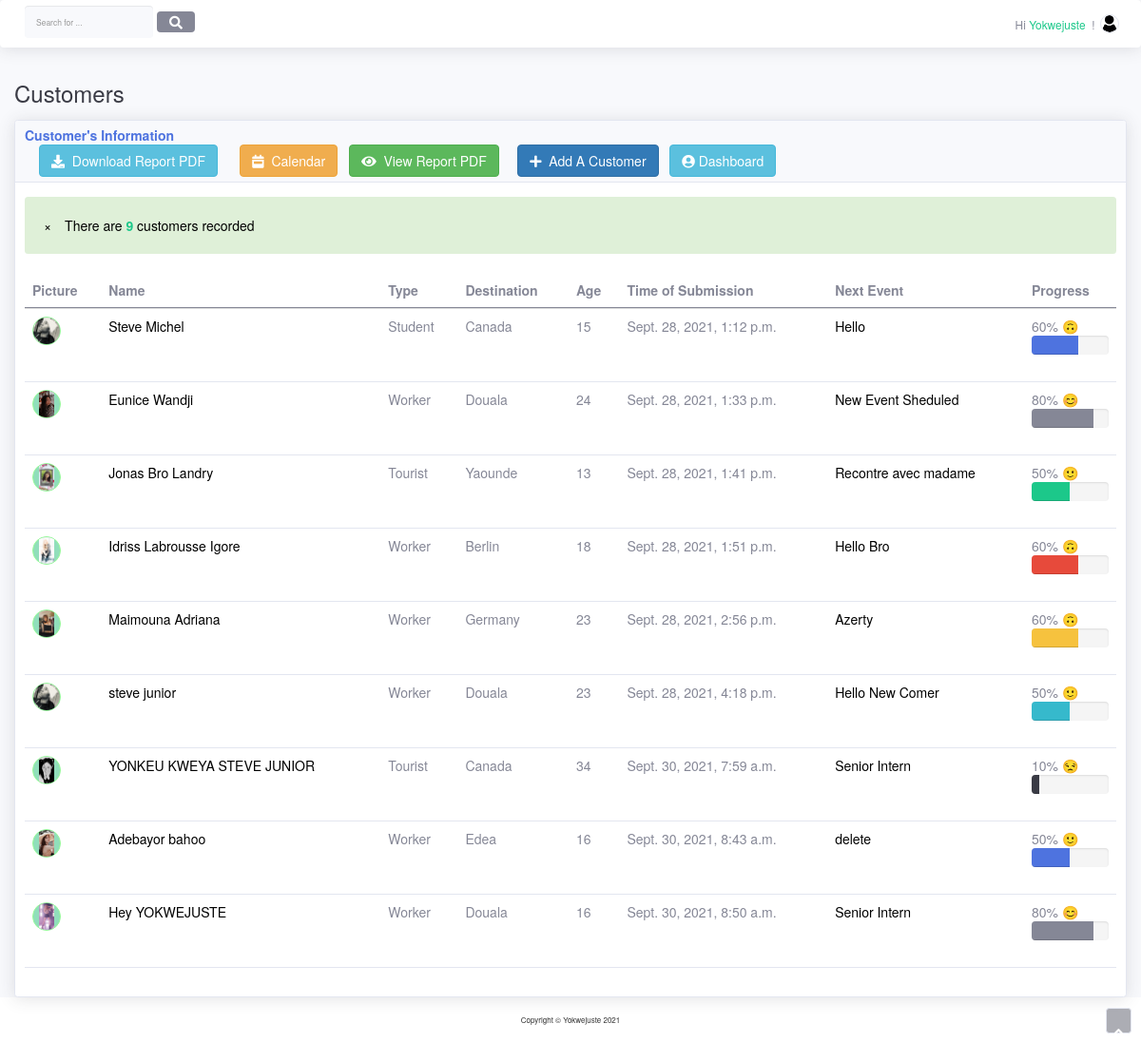
The app's page /preview/ (signed in), older data.
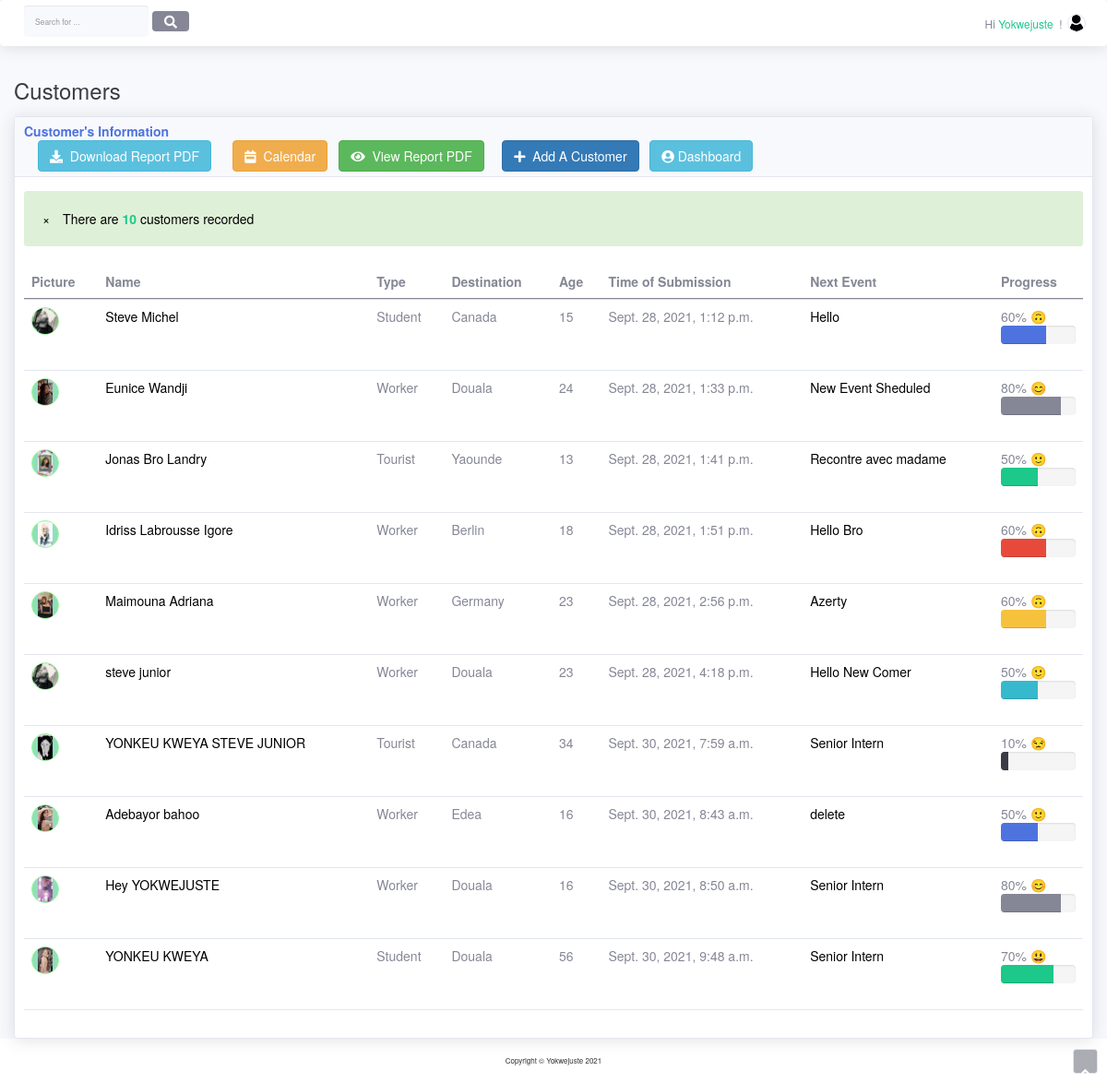
The same page, newer data.
### records/models.py (models this page shows, shortened)
class GoCustomerRegistration(models.Model):
    name = models.CharField(max_length=300, verbose_name='Full name')
    email = models.EmailField(null=False)
    type = models.CharField(max_length=20, verbose_name='Customer Type')
    destination = models.CharField(max_length=30, null=False, verbose_name='Destination')
    time_of_submission = models.DateTimeField(auto_now_add=True, null=False, verbose_name=' Submit Time')
    phone_number = models.IntegerField(verbose_name='Phone number')
    age = models.IntegerField(verbose_name="Age", null=False)
    photo = models.ImageField(max_length=10000, verbose_name='Customer Picture',
                              null=False, upload_to='customers/profiles/')
    documents = models.FileField(upload_to='%Y/customers/documents/')
    class Meta:
        ordering = ["time_of_submission"]
        verbose_name = "Customer Registration"
        verbose_name_plural = "Customers Registration"

class Event(models.Model):
    customer = models.OneToOneField(GoCustomerRegistration,
                                    primary_key=True,
                                    unique=True,
                                    verbose_name='Customer\'s name',
                                    on_delete=models.CASCADE, )
    title = models.CharField(max_length=200)
    description = models.TextField()
    start_time = models.DateTimeField()
    end_time = models.DateTimeField()
    def __str__(self):
        return self.title

class GoCustomerStatus(models.Model):
    name = models.OneToOneField(GoCustomerRegistration,
                                max_length=300, verbose_name='Full name',
                                on_delete=models.CASCADE, primary_key=True,
                                null=False,
                                )
    value = models.IntegerField(verbose_name='Level', null=False, primary_key=False)
    class Meta:
        verbose_name_plural = 'Customers Status'
        verbose_name = 'Customer\'s Status'

### records/views.py (the view)
# urls.py: path('preview/', preview, name='preview'),
@login_required
def preview(request):
    global half
    detail = GoCustomerRegistration.objects.all()
    go = GoCustomerRegistration.objects.all()
    arr = GoCustomerStatus.objects.all()
    next_event = Event.objects.all()
    hey_d = ['primary', 'secondary',
             'success', 'danger', 'warning', 'info', 'dark'
             ]
    hey_p = hey_d * 400
    listing = zip(detail, arr, next_event, hey_p)
    conf_o = {
        'list': listing,
        'detail': detail,
        'event': next_event,
        'cost': go,
    }
    return render(request, 'customers_preview.html', conf_o)

### templates/customers_preview.html (shortened to what the changed rows need)
<!DOCTYPE html>
{% load static %}
<html lang="en">
<head>
    <link rel="stylesheet" href="{% static 'bootstrap/css/bootstrap.min.css' %}">
    <link rel="stylesheet" href="https://maxcdn.bootstrapcdn.com/bootstrap/3.4.1/css/bootstrap.min.css">
    <link rel="stylesheet" href="{% static 'fonts/fontawesome-all.min.css' %}">
    <link rel="stylesheet" href="{% static 'fonts/font-awesome.min.css' %}">
    <link rel="stylesheet" href="{% static 'fonts/fontawesome5-overrides.min.css' %}">
    <link rel="stylesheet" href="https://cdnjs.cloudflare.com/ajax/libs/font-awesome/4.7.0/css/font-awesome.min.css">
</head>
<body id="page-top">
<div id="wrapper">
    <div class="d-flex flex-column" id="content-wrapper">
        <div id="content">
            <div class="container-fluid">
                <div class="card shadow">
                    <div class="card-body">
                        <div class="table-responsive table mt-2" id="dataTable" role="grid"
                             aria-describedby="dataTable_info">
                            <table class="table my-0" id="dataTable">
                                <thead>
                                <tr>
                                    <th>Picture</th>
                                    <th>Name</th>
                                    <th>Type</th>
                                    <th>Destination</th>
                                    <th>Age</th>
                                    <th>Time of Submission</th>
                                    <th>Next Event</th>
                                    <th>Progress</th>
                                </tr>
                                </thead>
                                <tbody>
                                {% if list %}
                                    <div class="content-center">
                                        <div class="text-black
                                        border-0 rounded
                                         relative alert alert-success"
                                             id="success-alert"
                                        >
                                            <span
                                                    class="inline-block text-center" style="top: 20%">
                                                There {% if detail.count == 1 %}is{% else %}are{% endif %}
                                                {% if detail.count == 0 %}
                                                    <b class="text-danger">{{ detail.count }}</b>
                                                {% else %}
                                                    <b class="text-success">{{ detail.count }}</b>
                                                {% endif %} customers recorded
                                        </span>
                                        </div>
                                    </div>
                                    {% for item1, item2, item3, item4 in list %}
                                        <tr>
                                        <td>
                                            <img class="rounded-circle me-2"
                                                 style="object-fit: contain;
                                                     background-color:#91debb; border:1px solid palegreen;"
                                                 id="myImg"
                                                 onclick="onClick(this)"
                                                 alt=""
                                                 width="30" height="30"
                                                 src="{{ item1.photo.url }}">
                                        </td>
                                        <td>
                                            <a class="text-black
                                                      lg:hover:text-blue-400 text-decoration-none"
                                               href="{% url 'customer_detail' pk=item1.id %}">
                                                {{ item1.name }}</a>
                                        </td>
                                        <td class="text-capitalize">{{ item1.type }}</td>
                                        <td>{{ item1.destination }}</td>
                                        <td>{{ item1.age }}</td>
                                        <td>{{ item1.time_of_submission }}</td>
                                        <td>
                                            <a href="{% url 'event_edit' event_id=item1.id %}" class="text-black
                                                      lg:hover:text-blue-400 text-decoration-none"><p
                                                    class="text-decoration-none list-none">
                                                {{ item3 }}
                                            </p></a>
                                        </td>
                                        <td>
                                            <span>{{ item2.value }}%</span>
                                            {% if item2.value == 100 %} <span>🥰</span>
                                                <div class="progress progress-sm">
                                                    <div class="progress-bar bg-{{ item4 }}" role="progressbar"
                                                         style="width: {{ item2.value }}%"
                                                         aria-valuenow="{{ item2.value }}" aria-valuemin="0"
                                                         aria-valuemax="100"></div>
                                                </div>
                                            {% elif item2.value == 80 %}<span>😊</span>
                                                <div class="progress">
                                                    <div class="progress-bar bg-{{ item4 }}" role="progressbar"
                                                         style="width: {{ item2.value }}%"
                                                         aria-valuenow="{{ item2.value }}" aria-valuemin="0"
                                                         aria-valuemax="100"></div>
                                                </div>
                                            {% elif item2.value == 70 %}<span>😃</span>
                                                <div class="progress">
                                                    <div class="progress-bar bg-{{ item4 }}" role="progressbar"
                                                         style="width: {{ item2.value }}%"
                                                         aria-valuenow="{{ item2.value }}" aria-valuemin="0"
                                                         aria-valuemax="100"></div>
                                                </div>
                                            {% elif item2.value == 60 %}<span>🙃</span>
                                                <div class="progress">
                                                    <div class="progress-bar bg-{{ item4 }}" role="progressbar"
                                                         style="width: {{ item2.value }}%"
                                                         aria-valuenow="{{ item2.value }}" aria-valuemin="0"
                                                         aria-valuemax="100"></div>
                                                </div>
                                            {% elif item2.value == 50 %}<span>🙂</span>
                                                <div class="progress">
                                                    <div class="progress-bar bg-{{ item4 }}" role="progressbar"
                                                         style="width: {{ item2.value }}%"
                                                         aria-valuenow="{{ item2.value }}" aria-valuemin="0"
                                                         aria-valuemax="100"></div>
                                                </div>
                                            {% elif item2.value == 10 %}<span>😒</span>
                                                <div class="progress">
                                                    <div class="progress-bar bg-{{ item4 }}" role="progressbar"
                                                         style="width: {{ item2.value }}%"
                                                         aria-valuenow="{{ item2.value }}" aria-valuemin="0"
                                                         aria-valuemax="100"></div>
                                                </div>
                                            {% elif item2.value == 0 %}
                                                <div class="text-danger">
                                                    What happened!?🧐
                                                </div>
                                            {% endif %}
                                        </td>
                                    {% endfor %}
                                </tr>
                                {% endif %}
                                </tbody>
                            </table>
                        </div>
                    </div>
                </div>
            </div>
        </div>
    </div>
</div>
</body>
</html>

Row changes from the older to the newer data that the page shows:
added GoCustomerRegistration: shows a picture, name "YONKEU KWEYA", type "Student", destination "Douala", age "56", time_of_submission "Sept. 30, 2021, 9:48 a.m.", title "Senior Intern", value "70"
Text that changed along with them:
{{ detail.count }}: "9" → "10"
